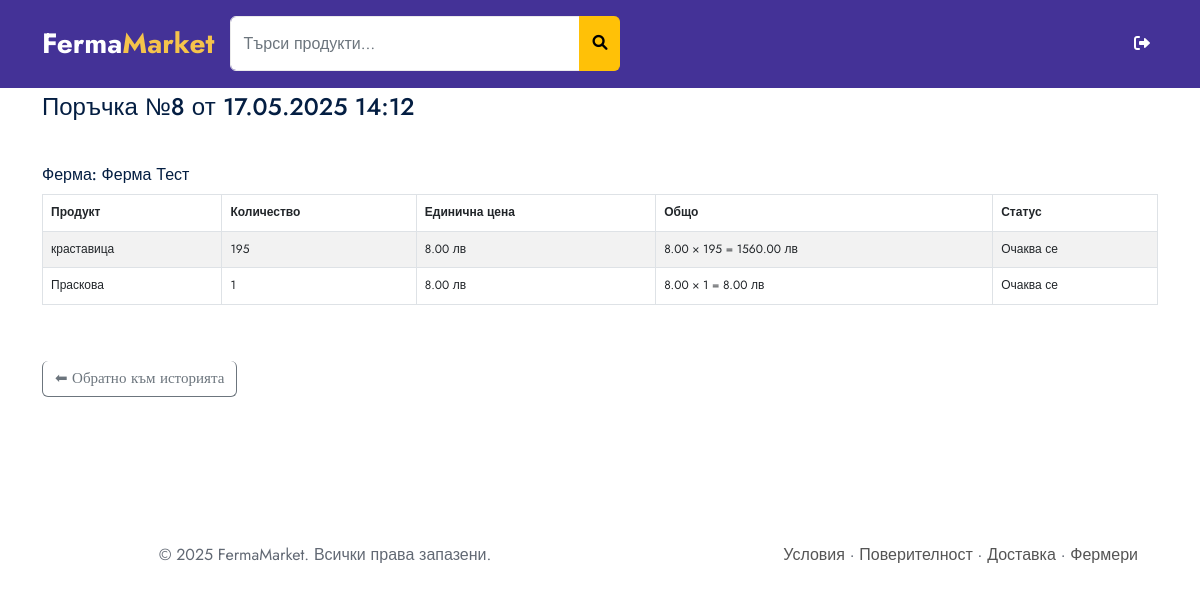
Before: /orders/8/ (signed in) with the older database file.
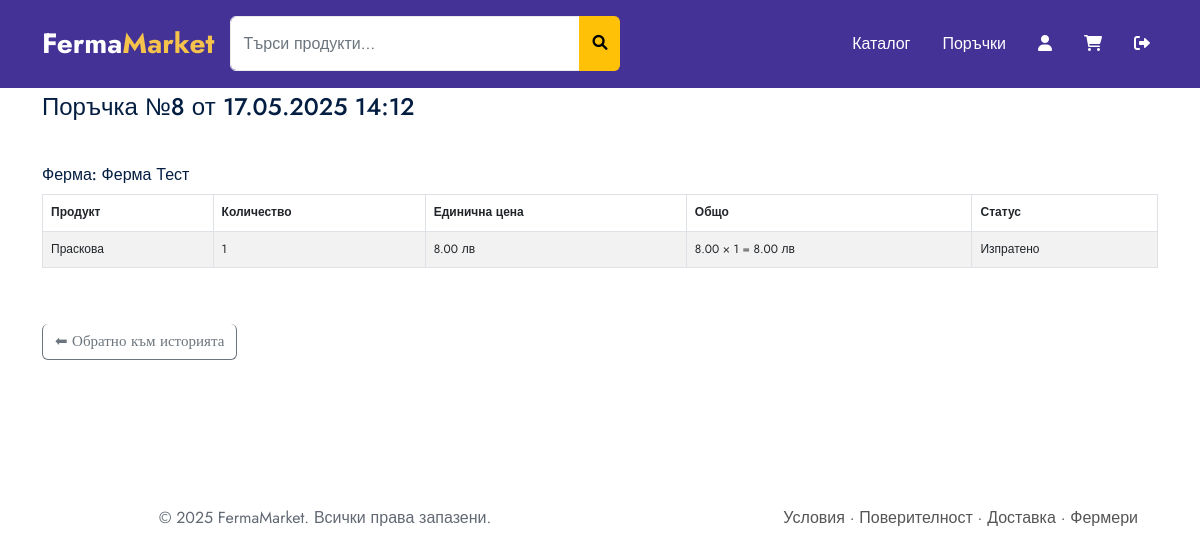
After: the same page with the newer database file.
### fermamarket/farmers/models.py (models this page shows, shortened)
class FarmerProfile(models.Model):
    user = models.OneToOneField(CustomUser, on_delete=models.CASCADE)
    farm_name = models.CharField(max_length=255)
    description = models.TextField(blank=True)
    location = models.CharField(max_length=255)
    phone = models.CharField(max_length=20)
    image = models.ImageField(upload_to='farms/', blank=True, null=True)

class Product(models.Model):
    farmer = models.ForeignKey(FarmerProfile, on_delete=models.CASCADE, related_name='products')
    category = models.ForeignKey(Category, on_delete=models.SET_NULL, null=True, blank=True, related_name='products')
    title = models.CharField(max_length=255)
    description = models.TextField()
    price = models.DecimalField(max_digits=8, decimal_places=2)
    quantity = models.PositiveIntegerField()
    image = models.ImageField(upload_to='product_images/', blank=True, null=True)
    created_at = models.DateTimeField(default=timezone.now)
    weight = models.DecimalField(
        max_digits=6,
        decimal_places=2,
        null=True, blank=True,
        help_text="Тегло или количество (напр. в кг)"
    )
    weight_unit = models.CharField(
        max_length=10,
        choices=[('kg', 'кг'), ('g', 'гр'), ('l', 'литра'), ('pcs', 'брой')],
        default='kg',
        help_text="Мярка за тегло/обем"
    )

### fermamarket/orders/models.py (models this page shows)
class OrderItem(models.Model):
    STATUS_CHOICES = [
        ('Pending', 'Очаква се'),
        ('Sent', 'Изпратено'),
    ]
    order = models.ForeignKey('Order', on_delete=models.CASCADE, related_name='items')
    product = models.ForeignKey('farmers.Product', on_delete=models.CASCADE)
    quantity = models.PositiveIntegerField()
    price = models.DecimalField(max_digits=10, decimal_places=2)
    farmer = models.ForeignKey('farmers.FarmerProfile', on_delete=models.CASCADE)
    status = models.CharField(max_length=10, choices=STATUS_CHOICES, default='Pending')

### fermamarket/orders/views.py (the view)
# urls.py: path('<int:order_id>/', views.order_details, name='order_details'),
@login_required
def order_details(request, order_id):
    order = get_object_or_404(Order, id=order_id, client=request.user.clientprofile)
    items = order.items.select_related('product', 'farmer')
    for item in items:
        item.subtotal = item.price * item.quantity
    return render(request, 'clients/order_details.html', {
        'order': order,
        'items': items,
    })

### templates/clients/order_details.html (shortened to what this page needs)
{% extends "base.html" %}
{% block content %}
<section class="pt60 pb60">
  <div class="container">
    <h3 class="mb40">Поръчка №{{ order.id }} от {{ order.created_at|date:"d.m.Y H:i" }}</h3>
    {% regroup items by farmer as farm_groups %}
    {% for group in farm_groups %}
      <h5 class="mt-4">Ферма: {{ group.grouper.farm_name }}</h5>
      <div class="table-responsive mb-4">
        <table class="table table-bordered table-striped">
          <thead class="thead-dark">
            <tr>
              <th>Продукт</th>
              <th>Количество</th>
              <th>Единична цена</th>
              <th>Общо</th>
              <th>Статус</th>
            </tr>
          </thead>
          <tbody>
            {% for item in group.list %}
              <tr>
                <td>{{ item.product.title }}</td>
                <td>{{ item.quantity }}</td>
                <td>{{ item.price }} лв</td>
                <td>{{ item.price|floatformat:2 }} × {{ item.quantity }} = {{ item.subtotal|floatformat:2 }} лв</td>
                <td>{{ item.get_status_display }}</td>
              </tr>
            {% endfor %}
          </tbody>
        </table>
      </div>
    {% endfor %}
    <a href="{% url 'order_history' %}" class="btn btn-outline-secondary mt-3">⬅ Обратно към историята</a>
  </div>
</section>
{% endblock %}

Changed rows visible on the page:
removed OrderItem: product "краставица", quantity "195", price "8.00", subtotal "1560.00", status "Очаква се"
changed OrderItem "Праскова": status "Очаква се" → "Изпратено"
Other visible differences:
text now shown: "Каталог Поръчки"
